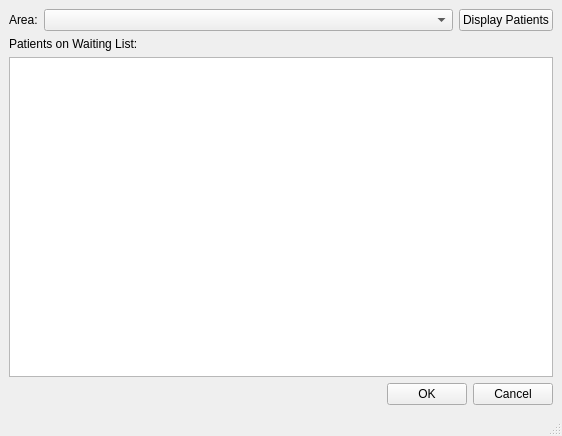
<?xml version="1.0" encoding="UTF-8"?>
<ui version="4.0">
 <class>RemovePatientFromWaitingList</class>
 <widget class="QMainWindow" name="RemovePatientFromWaitingList">
  <property name="geometry">
   <rect>
    <x>0</x>
    <y>0</y>
    <width>562</width>
    <height>436</height>
   </rect>
  </property>
  <property name="windowTitle">
   <string>Remove Patient from Waiting List</string>
  </property>
  <widget class="QWidget" name="centralwidget">
   <layout class="QVBoxLayout" name="verticalLayout">
    <item>
     <layout class="QHBoxLayout" name="horizontalLayout_2">
      <item>
       <widget class="QLabel" name="label">
        <property name="text">
         <string>Area:</string>
        </property>
       </widget>
      </item>
      <item>
       <widget class="QComboBox" name="comboBox_areas">
        <property name="sizePolicy">
         <sizepolicy hsizetype="MinimumExpanding" vsizetype="Fixed">
          <horstretch>0</horstretch>
          <verstretch>0</verstretch>
         </sizepolicy>
        </property>
       </widget>
      </item>
      <item>
       <widget class="QPushButton" name="DisplayButton">
        <property name="text">
         <string>Display Patients</string>
        </property>
       </widget>
      </item>
     </layout>
    </item>
    <item>
     <widget class="QLabel" name="label_2">
      <property name="text">
       <string>Patients on Waiting List:</string>
      </property>
     </widget>
    </item>
    <item>
     <widget class="QListWidget" name="listWidget_patients"/>
    </item>
    <item>
     <layout class="QHBoxLayout" name="horizontalLayout">
      <item>
       <spacer name="horizontalSpacer">
        <property name="orientation">
         <enum>Qt::Horizontal</enum>
        </property>
        <property name="sizeHint" stdset="0">
         <size>
          <width>40</width>
          <height>20</height>
         </size>
        </property>
       </spacer>
      </item>
      <item>
       <widget class="QPushButton" name="OKButton">
        <property name="text">
         <string>OK</string>
        </property>
       </widget>
      </item>
      <item>
       <widget class="QPushButton" name="pushButton_2">
        <property name="text">
         <string>Cancel</string>
        </property>
       </widget>
      </item>
     </layout>
    </item>
   </layout>
  </widget>
  <widget class="QMenuBar" name="menubar">
   <property name="geometry">
    <rect>
     <x>0</x>
     <y>0</y>
     <width>562</width>
     <height>23</height>
    </rect>
   </property>
  </widget>
  <widget class="QStatusBar" name="statusbar"/>
 </widget>
 <resources/>
 <connections>
  <connection>
   <sender>pushButton_2</sender>
   <signal>clicked()</signal>
   <receiver>RemovePatientFromWaitingList</receiver>
   <slot>close()</slot>
   <hints>
    <hint type="sourcelabel">
     <x>509</x>
     <y>390</y>
    </hint>
    <hint type="destinationlabel">
     <x>280</x>
     <y>217</y>
    </hint>
   </hints>
  </connection>
 </connections>
</ui>
